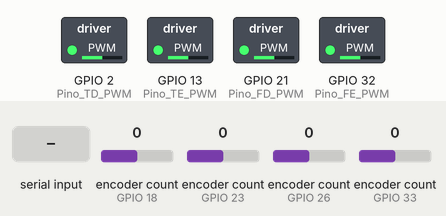
A sketch run on a simulated ESP32. On the bench: switched loads named in the sketch (green lamp = pin HIGH). Inputs (shaded band) come from the test bench; at power-on: encoder count (sensors on GPIO 18, GPIO 23, GPIO 26, GPIO 33) 0. Nothing arrives over Bluetooth unless stated.

Above: at 1.2 s.
1.3 s: "e" received over the second serial link
4.3 s: "f90\n" received over the second serial link
7.3 s: "w90\n" received over the second serial link
At 7.3 s:
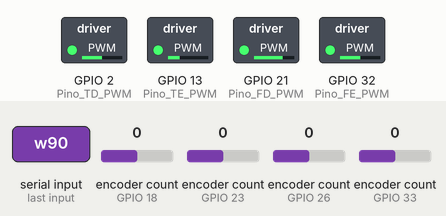
10.3 s: "f,45\n" received over the second serial link
At 11.45 s:
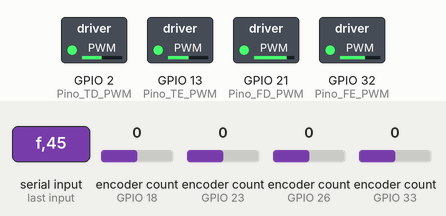
13.3 s: "q,45\n" received over the second serial link
16.3 s: "t90\n" received over the second serial link
At 18.88 s:
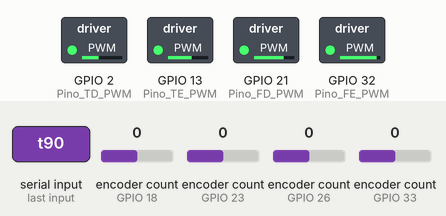
Timing chart, 0 to 23.5 s (numbered marks = the images above; inputs shaded):
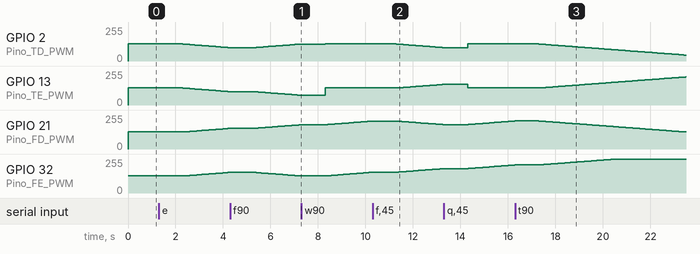

Measured:
- after the input at 1.3 s, GPIO 2 (Pino_TD_PWM), GPIO 13 (Pino_TE_PWM): moves from 128/255 to 100/255 over 2.0 s, starting after 1.0 s; GPIO 21 (Pino_FD_PWM), GPIO 32 (Pino_FE_PWM): moves from 128/255 to 155/255 over 1.9 s, starting after 1.1 s
- after the input at 10.3 s, GPIO 2 (Pino_TD_PWM): moves from 128/255 to 101/255 over 1.9 s, starting after 1.0 s; GPIO 13 (Pino_TE_PWM): moves from 128/255 to 154/255 over 1.9 s, starting after 1.1 s
- after the input at 16.3 s, GPIO 2 (Pino_TD_PWM): moves from 128/255 to 44/255 over 6.2 s, starting after 1.0 s; GPIO 13 (Pino_TE_PWM): moves from 128/255 to 211/255 over 6.1 s, starting after 1.1 s

The sketch:

esp32_ancient_controler_kuka.ino
```cpp
//BIBLIOTECAS
#include <stdio.h>
#include "BluetoothSerial.h"
#include <ESP32Encoder.h>

#if !defined(CONFIG_BT_ENABLED) || !defined(CONFIG_BLUEDROID_ENABLED)
#error Bluetooth is not enabled! Please run `make menuconfig` to and enable it
#endif

BluetoothSerial SerialBT;

//50 RPM max
//direita ir para frente tem que ser rpm +, pwm +
//esquerda ir para frente tem que ser rpm -, pwm -

// Define os pinos utilizados para a leitura dos sinais do encoder
//motor superior esquerdo
#define Pino_FE_A 33
#define Pino_FE_B 25
#define Pino_FE_PWM 32
//motor superior direito
#define Pino_FD_A 23
#define Pino_FD_B 22
#define Pino_FD_PWM 21
//motor inferior esquerdo
#define Pino_TE_A 26
#define Pino_TE_B 27
#define Pino_TE_PWM 13
//motor inferior direito
#define Pino_TD_A 18
#define Pino_TD_B 19
#define Pino_TD_PWM 2

//definição dos encoders
ESP32Encoder encoder_FE;//frontal esquerdo(0)
ESP32Encoder encoder_FD;//frontal direito(1)
ESP32Encoder encoder_TE;//trás esquerdo(2)
ESP32Encoder encoder_TD;//trás direito(3)

//definição de variáveis

String mensagem;
int pwm[4]={512,512,512,512};
float encoder_posicao[4]={0,0,0,0};//float w=0;
unsigned long msegundos_ini = 0;//unsigned long ms0 = 0;
double rpm[4]={0,0,0,0};
double rpm_desejado[4]={0,0,0,0};
bool contando=0;
bool ler=0;
int tempo_contagem=15;
//bool sentido_movimento[4]={0,0,0,0}; //0-trás. 1-Frente


float get_rpm(){
  rpm[0] = ((encoder_FE.getCount()-encoder_posicao[0])*60000)/(tempo_contagem*50000);
  rpm[1] = ((encoder_FD.getCount()-encoder_posicao[1])*60000)/(tempo_contagem*50000);
  rpm[2] = ((encoder_TE.getCount()-encoder_posicao[2])*60000)/(tempo_contagem*50000);
  rpm[3] = ((encoder_TD.getCount()-encoder_posicao[3])*60000)/(tempo_contagem*50000);
  return rpm[0],rpm[1],rpm[2],rpm[3];
}

void message_handler(){
  mensagem = SerialBT.readString(); // a string mensagem armazena o que foi enviado pelo bluetooth para o arduino
  //mover para frente
  if(mensagem[0]=='f'){
    rpm_desejado[0]=-1*(((double)mensagem[1]-48)*10+((double)mensagem[2]-48));
    rpm_desejado[1]=-1*rpm_desejado[0];
    rpm_desejado[2]=rpm_desejado[0];
    rpm_desejado[3]=-1*rpm_desejado[0];
    //sentido_movimento[0]=0;
    //sentido_movimento[2]=0;
    //sentido_movimento[1]=1;
    //sentido_movimento[3]=1;
    if(contando==0){
      ler=1;
    }
  }
  //mover para trás
  if(mensagem[0]=='t'){
    rpm_desejado[0]=(((double)mensagem[1]-48)*10+((double)mensagem[2]-48));
    rpm_desejado[1]=-1*rpm_desejado[0];
    rpm_desejado[2]=rpm_desejado[0];
    rpm_desejado[3]=-1*rpm_desejado[0];
    //sentido_movimento[0]=1;
    //sentido_movimento[2]=1;
    //sentido_movimento[1]=0;
    //sentido_movimento[3]=0;
    if(contando==0){
      ler=1;
    }
  }
  //girar direita
  if(mensagem[0]=='w'){
    rpm_desejado[0]=(((double)mensagem[1]-48)*10+((double)mensagem[2]-48));
    rpm_desejado[2]=0;
    rpm_desejado[1]=rpm_desejado[0];
    rpm_desejado[3]=0;
    //sentido_movimento[0]=1;
    //sentido_movimento[2]=1;
    //sentido_movimento[1]=1;
    //sentido_movimento[3]=1;
    if(contando==0){
      ler=1;
    }
  }
  //girar esquerda
  if(mensagem[0]=='q'){
    rpm_desejado[0]=-1*(((double)mensagem[1]-48)*10+((double)mensagem[2]-48));
    rpm_desejado[2]=0;
    rpm_desejado[1]=rpm_desejado[0];
    rpm_desejado[3]=0;
    //sentido_movimento[0]=0;
    //sentido_movimento[2]=0;
    //sentido_movimento[1]=0;
    //sentido_movimento[3]=0;
    if(contando==0){
      ler=1;
    }
  }
  //mover para direita
  if(mensagem[0]=='d'){
    rpm_desejado[0]=(((double)mensagem[1]-48)*10+((double)mensagem[2]-48));
    rpm_desejado[2]=-1*rpm_desejado[0];
    rpm_desejado[1]=rpm_desejado[0];
    rpm_desejado[3]=-1*rpm_desejado[0];
    //sentido_movimento[0]=1;
    //sentido_movimento[2]=0;
    //sentido_movimento[1]=1;
    //sentido_movimento[3]=0;
    if(contando==0){
      ler=1;
    }
  }
  //mover para esquerda
  if(mensagem[0]=='e'){
    rpm_desejado[0]=-1*(((double)mensagem[1]-48)*10+((double)mensagem[2]-48));
    rpm_desejado[2]=-1*rpm_desejado[0];
    rpm_desejado[1]=rpm_desejado[0];
    rpm_desejado[3]=-1*rpm_desejado[0];
    //sentido_movimento[0]=0;
    //sentido_movimento[2]=1;
    //sentido_movimento[1]=0;
    //sentido_movimento[3]=1;
    if(contando==0){
      ler=1;
    }
  }
  if(mensagem[0]=='p'){
    rpm_desejado[0]=0;rpm_desejado[1]=0;rpm_desejado[2]=0;rpm_desejado[3]=0;
    pwm[0]=512;pwm[1]=512;pwm[2]=512;pwm[3]=512;
    rpm[0]=0;rpm[1]=0;rpm[2]=0;rpm[3]=0;
    ledcWrite(Pino_FE_PWM, pwm[0]);
    ledcWrite(Pino_FD_PWM, pwm[1]);
    ledcWrite(Pino_TE_PWM, pwm[2]);
    ledcWrite(Pino_TD_PWM, pwm[3]);
  }
}

void setup() {
  Serial.begin(9600);
  SerialBT.begin(9600); //Bluetooth device name

  //encoder
  pinMode(Pino_FE_A, INPUT_PULLUP);
  pinMode(Pino_FE_B, INPUT_PULLUP);
  encoder_FE.attachHalfQuad(Pino_FE_A, Pino_FE_B);
  //pwm
  pinMode(Pino_FE_PWM, OUTPUT);
  ledcAttachChannel(Pino_FE_PWM, 500, 10, 0);
  ledcWrite(Pino_FE_PWM, pwm[0]);

  //encoder
  pinMode(Pino_FD_A, INPUT_PULLUP);
  pinMode(Pino_FD_B, INPUT_PULLUP);
  encoder_FD.attachHalfQuad(Pino_FD_A, Pino_FD_B);
  //pwm
  pinMode(Pino_FD_PWM, OUTPUT);
  ledcAttachChannel(Pino_FD_PWM, 500, 10, 1);
  ledcWrite(Pino_FD_PWM, pwm[1]);

  //encoder
  pinMode(Pino_TE_A, INPUT_PULLUP);
  pinMode(Pino_TE_B, INPUT_PULLUP);
  encoder_TE.attachHalfQuad(Pino_TE_A, Pino_TE_B);
  //pwm
  pinMode(Pino_TE_PWM, OUTPUT);
  ledcAttachChannel(Pino_TE_PWM, 500, 10, 2);
  ledcWrite(Pino_TE_PWM, pwm[2]);

  //encoder
  pinMode(Pino_TD_A, INPUT_PULLUP);
  pinMode(Pino_TD_B, INPUT_PULLUP);
  encoder_TD.attachHalfQuad(Pino_TD_A, Pino_TD_B);
  //pwm
  pinMode(Pino_TD_PWM, OUTPUT);
  ledcAttachChannel(Pino_TD_PWM, 500, 10, 3);
  ledcWrite(Pino_TD_PWM, pwm[3]);
}

// A função de loop é executada repetidamente para sempre
void loop() {
  if (SerialBT.available()){
    message_handler();
  }
  if(contando==1 && millis()-msegundos_ini > tempo_contagem){
    rpm[0],rpm[1],rpm[2],rpm[3]=get_rpm();
    SerialBT.print("RPM Desejado: ");
    SerialBT.print(rpm_desejado[0]); SerialBT.print(" | "); SerialBT.print(rpm_desejado[1]); SerialBT.print(" | "); SerialBT.print(rpm_desejado[2]); SerialBT.print(" | "); SerialBT.print(rpm_desejado[3]);
    SerialBT.println("");
    SerialBT.print("RPM: ");
    SerialBT.print(rpm[0]); SerialBT.print(" | "); SerialBT.print(rpm[1]); SerialBT.print(" | "); SerialBT.print(rpm[2]); SerialBT.print(" | "); SerialBT.print(rpm[3]);
    SerialBT.println("");
    contando=0;
  }

  for (int i=0; i<4; i++){
    if (rpm_desejado[i]>rpm[i] and contando==0){
      pwm[i]=pwm[i]+1;
      ler=1;
    }
    if(rpm_desejado[i]<rpm[i] and contando==0){
      pwm[i]=pwm[i]-1;
      ler=1;
    }
    if (rpm_desejado[i]==0){pwm[i]=512;}
  }
  if(ler==1 && contando==0){
    contando=1;
    encoder_posicao[0]=encoder_FE.getCount();
    encoder_posicao[1]=encoder_FD.getCount();
    encoder_posicao[2]=encoder_TE.getCount();
    encoder_posicao[3]=encoder_TD.getCount();
    msegundos_ini=millis();
    ler=0;
  }
  ledcWrite(Pino_FE_PWM, pwm[0]);
  ledcWrite(Pino_FD_PWM, pwm[1]);
  ledcWrite(Pino_TE_PWM, pwm[2]);
  ledcWrite(Pino_TD_PWM, pwm[3]);
}
```
